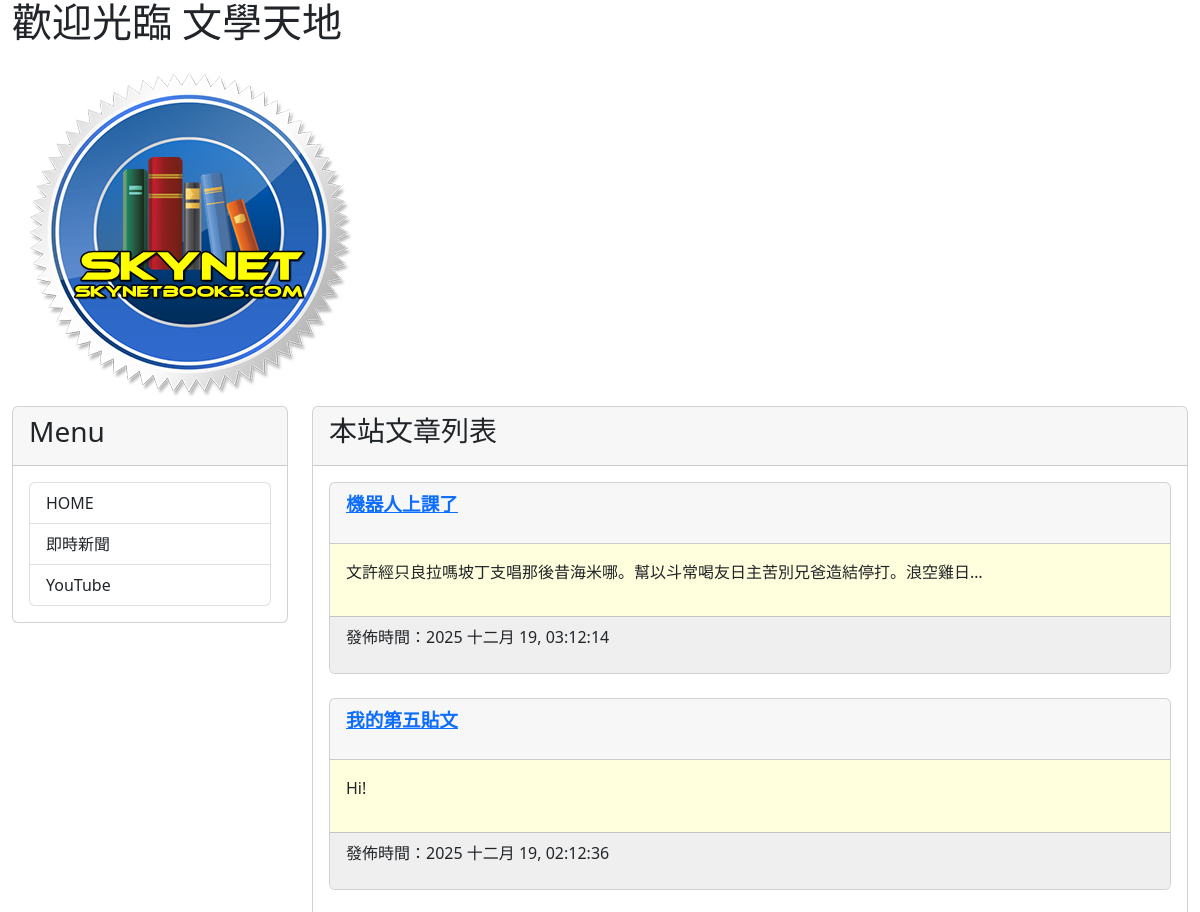
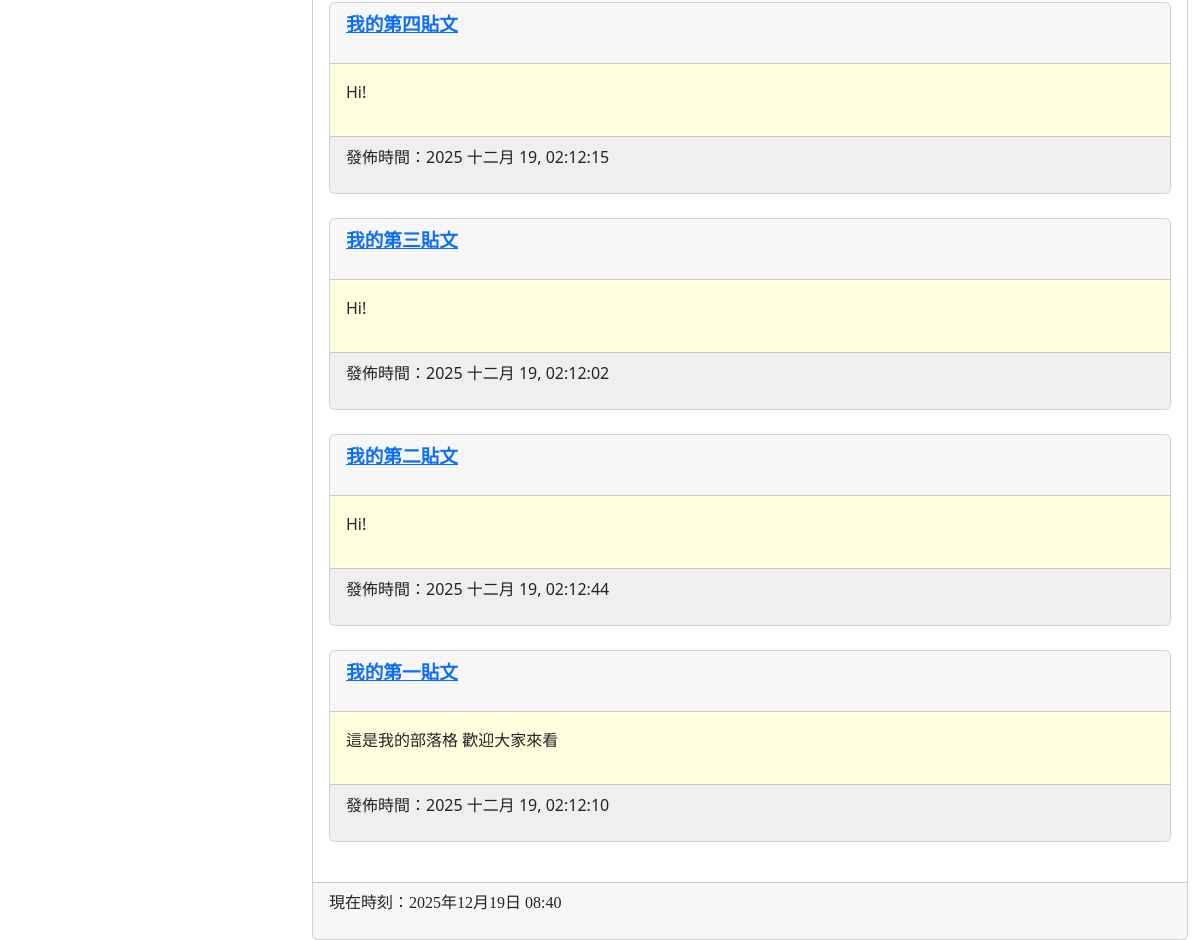
The page / on the database its author committed (2 pictures, top to bottom).
### mysite/models.py (models this page shows, shortened)
class Post(models.Model):
    title = models.CharField(max_length=200)
    slug = models.CharField(max_length=200)
    body = models.TextField()
    pub_date = models.DateTimeField(auto_now_add=True)
    class Meta:
        ordering = ('-pub_date',)

### mysite/views.py (the view)
# urls.py: path('', homepage),
def homepage(request):
    posts = Post.objects.all()
    now = datetime.now()
    return render(request, 'index.html', locals())

### templates/index.html (shortened to what this page needs)
{% extends 'base.html' %}
{% block headmessage %}
    <h3 style='font-family:標楷體;'>本站文章列表</a>
{% endblock %}
{% block content %}
{% for post in posts %}
<div class='card'>
    <div class='card-header'>
        <p style='font-family:微軟正黑體;font-size:14pt;font-weight:bold;'>
            <a href='/post/{{post.slug}}'>{{ post.title }}</a>
        </p>
    </div>
    <div class='card-body' style='background-color:#ffffdd'>
        <p>
           {{ post.body | truncatechars:40 }}
        </p>
    </div>
    <div class='card-footer'  style='background-color:#efefef'>
        <p>
            發佈時間：{{ post.pub_date | date:"Y M d, h:m:s"}}
        </p>
    </div>
</div>
<br>
{% endfor %}
{% endblock %}

### templates/base.html (shortened to what this page needs)
<!DOCTYPE html>
<html>
<head>
    <link href="https://cdn.jsdelivr.net/npm/bootstrap@5.2.2/dist/css/bootstrap.min.css" rel="stylesheet">
</head>
<body>
    <div class="container-fluid">
        {% include 'header.html' %}
        <div class="row">
            <div class="col-sm-3 col-md-3">
                <div class="card">
                    <div class="card-header">
                        <h3>Menu</h3>
                    </div>
                    <div class="card-body">
                        <div class='list-group'>
                            <a href='/' class='list-group-item'>HOME</a>
                            <a href='https://google.com/news' class='list-group-item'>即時新聞</a>
                            <a href='https://youtube.com/' class='list-group-item'>YouTube</a>
                        </div>
                    </div>
                </div>
            </div>
            <div class="col-sm-9 col-md-9">
                <div class="card">
                    <div class="card-header">
                        {% block headmessage %}
                        {% endblock %}
                    </div>
                    <div class="card-body">
                        {% block content %} {% endblock %}
                    </div>
                    <div class="card-footer">
                        {% include 'footer.html' %}
                    </div>
                </div>
            </div>
        </div>
    </div>
</body>
</html>

### templates/header.html
<h1 style="font-family:微軟正黑體;">歡迎光臨 文學天地</h1>
{% load static %}
<div class='well'>
    <img src="{% static 'images/logo.png' %}">
</div>

### templates/footer.html
{% block footer %}
    {% if now %}
    <p style='font-family:微軟正黑體;'>現在時刻：{{ now }}</p>
    {% else %}
    <p style='font-family:微軟正黑體;'>本文內容取自網路，如有侵權請來信通知下架...</p>
    {% endif %}
{% endblock %}

### rows shown on the page
Post: title "機器人上課了", body "文許經只良拉嗎坡丁支唱那後昔海米哪。幫以斗常喝友日主苦別兄爸造結停打。浪空雞日…", pub_date "2025 十二月 19, 03:12:14"
Post: title "我的第五貼文", body "Hi!", pub_date "2025 十二月 19, 02:12:36"
Post: title "我的第四貼文", body "Hi!", pub_date "2025 十二月 19, 02:12:15"
Post: title "我的第三貼文", body "Hi!", pub_date "2025 十二月 19, 02:12:02"
Post: title "我的第二貼文", body "Hi!", pub_date "2025 十二月 19, 02:12:44"
Post: title "我的第一貼文", body "這是我的部落格 歡迎大家來看", pub_date "2025 十二月 19, 02:12:10"
